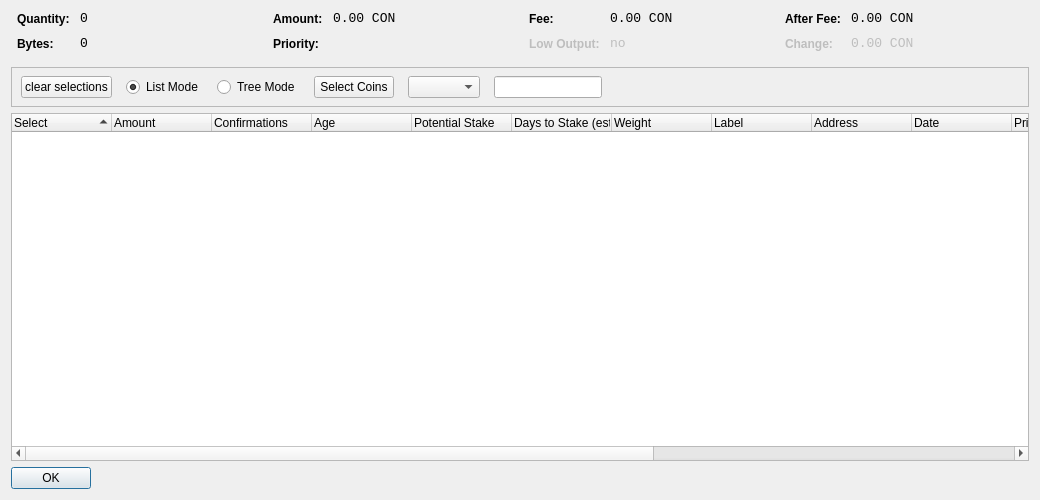
<?xml version="1.0" encoding="UTF-8"?>
<ui version="4.0">
 <class>CoinControlDialog</class>
 <widget class="QDialog" name="CoinControlDialog">
  <property name="geometry">
   <rect>
    <x>0</x>
    <y>0</y>
    <width>1040</width>
    <height>500</height>
   </rect>
  </property>
  <property name="windowTitle">
   <string>Coin Control</string>
  </property>
  <layout class="QVBoxLayout" name="verticalLayout">
   <item>
    <layout class="QHBoxLayout" name="horizontalLayoutTop" stretch="0,0,0,0">
     <property name="topMargin">
      <number>0</number>
     </property>
     <property name="bottomMargin">
      <number>10</number>
     </property>
     <item>
      <layout class="QFormLayout" name="formLayoutCoinControl1">
       <property name="horizontalSpacing">
        <number>10</number>
       </property>
       <property name="verticalSpacing">
        <number>10</number>
       </property>
       <property name="leftMargin">
        <number>6</number>
       </property>
       <property name="rightMargin">
        <number>6</number>
       </property>
       <item row="0" column="0">
        <widget class="QLabel" name="labelCoinControlQuantityText">
         <property name="styleSheet">
          <string notr="true">font-weight:bold;</string>
         </property>
         <property name="text">
          <string>Quantity:</string>
         </property>
        </widget>
       </item>
       <item row="0" column="1">
        <widget class="QLabel" name="labelCoinControlQuantity">
         <property name="font">
          <font>
           <family>Monospace</family>
           <pointsize>10</pointsize>
          </font>
         </property>
         <property name="cursor">
          <cursorShape>IBeamCursor</cursorShape>
         </property>
         <property name="contextMenuPolicy">
          <enum>Qt::ActionsContextMenu</enum>
         </property>
         <property name="text">
          <string>0</string>
         </property>
         <property name="textInteractionFlags">
          <set>Qt::LinksAccessibleByMouse|Qt::TextSelectableByKeyboard|Qt::TextSelectableByMouse</set>
         </property>
        </widget>
       </item>
       <item row="1" column="0">
        <widget class="QLabel" name="labelCoinControlBytesText">
         <property name="styleSheet">
          <string notr="true">font-weight:bold;</string>
         </property>
         <property name="text">
          <string>Bytes:</string>
         </property>
        </widget>
       </item>
       <item row="1" column="1">
        <widget class="QLabel" name="labelCoinControlBytes">
         <property name="font">
          <font>
           <family>Monospace</family>
           <pointsize>10</pointsize>
          </font>
         </property>
         <property name="cursor">
          <cursorShape>IBeamCursor</cursorShape>
         </property>
         <property name="contextMenuPolicy">
          <enum>Qt::ActionsContextMenu</enum>
         </property>
         <property name="text">
          <string>0</string>
         </property>
         <property name="textInteractionFlags">
          <set>Qt::LinksAccessibleByMouse|Qt::TextSelectableByKeyboard|Qt::TextSelectableByMouse</set>
         </property>
        </widget>
       </item>
      </layout>
     </item>
     <item>
      <layout class="QFormLayout" name="formLayoutCoinControl2">
       <property name="horizontalSpacing">
        <number>10</number>
       </property>
       <property name="verticalSpacing">
        <number>10</number>
       </property>
       <property name="leftMargin">
        <number>6</number>
       </property>
       <property name="rightMargin">
        <number>6</number>
       </property>
       <item row="0" column="0">
        <widget class="QLabel" name="labelCoinControlAmountText">
         <property name="styleSheet">
          <string notr="true">font-weight:bold;</string>
         </property>
         <property name="text">
          <string>Amount:</string>
         </property>
        </widget>
       </item>
       <item row="0" column="1">
        <widget class="QLabel" name="labelCoinControlAmount">
         <property name="font">
          <font>
           <family>Monospace</family>
           <pointsize>10</pointsize>
          </font>
         </property>
         <property name="cursor">
          <cursorShape>IBeamCursor</cursorShape>
         </property>
         <property name="contextMenuPolicy">
          <enum>Qt::ActionsContextMenu</enum>
         </property>
         <property name="text">
          <string>0.00 CON</string>
         </property>
         <property name="textInteractionFlags">
          <set>Qt::LinksAccessibleByMouse|Qt::TextSelectableByKeyboard|Qt::TextSelectableByMouse</set>
         </property>
        </widget>
       </item>
       <item row="1" column="0">
        <widget class="QLabel" name="labelCoinControlPriorityText">
         <property name="styleSheet">
          <string notr="true">font-weight:bold;</string>
         </property>
         <property name="text">
          <string>Priority:</string>
         </property>
        </widget>
       </item>
       <item row="1" column="1">
        <widget class="QLabel" name="labelCoinControlPriority">
         <property name="font">
          <font>
           <family>Monospace</family>
           <pointsize>10</pointsize>
          </font>
         </property>
         <property name="cursor">
          <cursorShape>IBeamCursor</cursorShape>
         </property>
         <property name="contextMenuPolicy">
          <enum>Qt::ActionsContextMenu</enum>
         </property>
         <property name="text">
          <string/>
         </property>
         <property name="textInteractionFlags">
          <set>Qt::LinksAccessibleByMouse|Qt::TextSelectableByKeyboard|Qt::TextSelectableByMouse</set>
         </property>
        </widget>
       </item>
      </layout>
     </item>
     <item>
      <layout class="QFormLayout" name="formLayoutCoinControl3">
       <property name="horizontalSpacing">
        <number>10</number>
       </property>
       <property name="verticalSpacing">
        <number>10</number>
       </property>
       <property name="leftMargin">
        <number>6</number>
       </property>
       <property name="rightMargin">
        <number>6</number>
       </property>
       <item row="0" column="0">
        <widget class="QLabel" name="labelCoinControlFeeText">
         <property name="styleSheet">
          <string notr="true">font-weight:bold;</string>
         </property>
         <property name="text">
          <string>Fee:</string>
         </property>
        </widget>
       </item>
       <item row="0" column="1">
        <widget class="QLabel" name="labelCoinControlFee">
         <property name="font">
          <font>
           <family>Monospace</family>
           <pointsize>10</pointsize>
          </font>
         </property>
         <property name="cursor">
          <cursorShape>IBeamCursor</cursorShape>
         </property>
         <property name="contextMenuPolicy">
          <enum>Qt::ActionsContextMenu</enum>
         </property>
         <property name="text">
          <string>0.00 CON</string>
         </property>
         <property name="textInteractionFlags">
          <set>Qt::LinksAccessibleByMouse|Qt::TextSelectableByKeyboard|Qt::TextSelectableByMouse</set>
         </property>
        </widget>
       </item>
       <item row="1" column="0">
        <widget class="QLabel" name="labelCoinControlLowOutputText">
         <property name="enabled">
          <bool>false</bool>
         </property>
         <property name="styleSheet">
          <string notr="true">font-weight:bold;</string>
         </property>
         <property name="text">
          <string>Low Output:</string>
         </property>
        </widget>
       </item>
       <item row="1" column="1">
        <widget class="QLabel" name="labelCoinControlLowOutput">
         <property name="enabled">
          <bool>false</bool>
         </property>
         <property name="font">
          <font>
           <family>Monospace</family>
           <pointsize>10</pointsize>
          </font>
         </property>
         <property name="cursor">
          <cursorShape>IBeamCursor</cursorShape>
         </property>
         <property name="contextMenuPolicy">
          <enum>Qt::ActionsContextMenu</enum>
         </property>
         <property name="text">
          <string>no</string>
         </property>
         <property name="textInteractionFlags">
          <set>Qt::LinksAccessibleByMouse|Qt::TextSelectableByKeyboard|Qt::TextSelectableByMouse</set>
         </property>
        </widget>
       </item>
      </layout>
     </item>
     <item>
      <layout class="QFormLayout" name="formLayoutCoinControl4">
       <property name="fieldGrowthPolicy">
        <enum>QFormLayout::AllNonFixedFieldsGrow</enum>
       </property>
       <property name="horizontalSpacing">
        <number>10</number>
       </property>
       <property name="verticalSpacing">
        <number>10</number>
       </property>
       <property name="leftMargin">
        <number>6</number>
       </property>
       <property name="rightMargin">
        <number>6</number>
       </property>
       <item row="0" column="0">
        <widget class="QLabel" name="labelCoinControlAfterFeeText">
         <property name="styleSheet">
          <string notr="true">font-weight:bold;</string>
         </property>
         <property name="text">
          <string>After Fee:</string>
         </property>
        </widget>
       </item>
       <item row="0" column="1">
        <widget class="QLabel" name="labelCoinControlAfterFee">
         <property name="font">
          <font>
           <family>Monospace</family>
           <pointsize>10</pointsize>
          </font>
         </property>
         <property name="cursor">
          <cursorShape>IBeamCursor</cursorShape>
         </property>
         <property name="contextMenuPolicy">
          <enum>Qt::ActionsContextMenu</enum>
         </property>
         <property name="text">
          <string>0.00 CON</string>
         </property>
         <property name="textInteractionFlags">
          <set>Qt::LinksAccessibleByMouse|Qt::TextSelectableByKeyboard|Qt::TextSelectableByMouse</set>
         </property>
        </widget>
       </item>
       <item row="1" column="0">
        <widget class="QLabel" name="labelCoinControlChangeText">
         <property name="enabled">
          <bool>false</bool>
         </property>
         <property name="styleSheet">
          <string notr="true">font-weight:bold;</string>
         </property>
         <property name="text">
          <string>Change:</string>
         </property>
        </widget>
       </item>
       <item row="1" column="1">
        <widget class="QLabel" name="labelCoinControlChange">
         <property name="enabled">
          <bool>false</bool>
         </property>
         <property name="font">
          <font>
           <family>Monospace</family>
           <pointsize>10</pointsize>
          </font>
         </property>
         <property name="cursor">
          <cursorShape>IBeamCursor</cursorShape>
         </property>
         <property name="contextMenuPolicy">
          <enum>Qt::ActionsContextMenu</enum>
         </property>
         <property name="text">
          <string>0.00 CON</string>
         </property>
         <property name="textInteractionFlags">
          <set>Qt::LinksAccessibleByMouse|Qt::TextSelectableByKeyboard|Qt::TextSelectableByMouse</set>
         </property>
        </widget>
       </item>
      </layout>
     </item>
    </layout>
   </item>
   <item>
    <widget class="QFrame" name="frame">
     <property name="minimumSize">
      <size>
       <width>0</width>
       <height>40</height>
      </size>
     </property>
     <property name="frameShape">
      <enum>QFrame::StyledPanel</enum>
     </property>
     <property name="frameShadow">
      <enum>QFrame::Sunken</enum>
     </property>
     <widget class="QWidget" name="horizontalLayoutWidget">
      <property name="geometry">
       <rect>
        <x>10</x>
        <y>0</y>
        <width>781</width>
        <height>41</height>
       </rect>
      </property>
      <layout class="QHBoxLayout" name="horizontalLayoutPanel" stretch="0,0,0,0,0,0,0">
       <property name="spacing">
        <number>14</number>
       </property>
       <item>
        <widget class="QPushButton" name="pushButtonSelectAll">
         <property name="sizePolicy">
          <sizepolicy hsizetype="Maximum" vsizetype="Fixed">
           <horstretch>0</horstretch>
           <verstretch>0</verstretch>
          </sizepolicy>
         </property>
         <property name="text">
          <string>clear selections</string>
         </property>
        </widget>
       </item>
       <item>
        <widget class="QRadioButton" name="radioListMode">
         <property name="sizePolicy">
          <sizepolicy hsizetype="Maximum" vsizetype="Fixed">
           <horstretch>0</horstretch>
           <verstretch>0</verstretch>
          </sizepolicy>
         </property>
         <property name="text">
          <string>List Mode</string>
         </property>
         <property name="checked">
          <bool>true</bool>
         </property>
        </widget>
       </item>
       <item>
        <widget class="QRadioButton" name="radioTreeMode">
         <property name="sizePolicy">
          <sizepolicy hsizetype="Maximum" vsizetype="Fixed">
           <horstretch>0</horstretch>
           <verstretch>0</verstretch>
          </sizepolicy>
         </property>
         <property name="text">
          <string>Tree Mode</string>
         </property>
        </widget>
       </item>
       <item>
        <widget class="QPushButton" name="pushButtonCustomCC">
         <property name="text">
          <string>Select Coins</string>
         </property>
        </widget>
       </item>
       <item>
        <widget class="QComboBox" name="QComboBoxFilterCoins"/>
       </item>
       <item>
        <widget class="QLineEdit" name="lineEditCustomCC">
         <property name="enabled">
          <bool>true</bool>
         </property>
         <property name="sizePolicy">
          <sizepolicy hsizetype="Fixed" vsizetype="Fixed">
           <horstretch>0</horstretch>
           <verstretch>0</verstretch>
          </sizepolicy>
         </property>
         <property name="baseSize">
          <size>
           <width>50</width>
           <height>0</height>
          </size>
         </property>
        </widget>
       </item>
       <item>
        <spacer name="horizontalSpacer">
         <property name="orientation">
          <enum>Qt::Horizontal</enum>
         </property>
         <property name="sizeHint" stdset="0">
          <size>
           <width>40</width>
           <height>20</height>
          </size>
         </property>
        </spacer>
       </item>
      </layout>
     </widget>
    </widget>
   </item>
   <item>
    <widget class="CoinControlTreeWidget" name="treeWidget">
     <property name="contextMenuPolicy">
      <enum>Qt::CustomContextMenu</enum>
     </property>
     <property name="sortingEnabled">
      <bool>false</bool>
     </property>
     <property name="columnCount">
      <number>16</number>
     </property>
     <attribute name="headerShowSortIndicator" stdset="0">
      <bool>true</bool>
     </attribute>
     <attribute name="headerStretchLastSection">
      <bool>false</bool>
     </attribute>
     <column>
      <property name="text">
       <string>Select</string> /** checkbox **/
      </property>
     </column>
     <column>
      <property name="text">
       <string>Amount</string> /** amount **/
      </property>
     </column>
     <column>
      <property name="text">
       <string>Confirmations</string> /** confs **/
      </property>
      <property name="toolTip">
       <string>Confirmed</string>
      </property>
     </column>
     <column>
      <property name="text">
       <string>Age</string> /** age **/
      </property>
     </column>
	 
	 <column>
      <property name="text">
       <string>Potential Stake</string> /** potential stake **/
      </property>
     </column>
	 <column>
      <property name="text">
       <string>Days to Stake (est.)</string> /** stake time estimate **/
      </property>
     </column>
     <column>
      <property name="text">
       <string>Weight</string> /** weight **/
      </property>
     </column>
     <column>
      <property name="text">
       <string>Label</string> /** label **/
      </property>
     </column>
     <column>
      <property name="text">
       <string>Address</string> /** address **/
      </property>
     </column>
     <column>
      <property name="text">
       <string>Date</string> /** date **/
      </property>
     </column>
     <column>
      <property name="text">
       <string>Priority</string> /** priority **/
      </property>
     </column>
	 <column>
      <property name="text"> /** age int 64 invisible **/
       <string/>
      </property>
     </column>
	 <column>
      <property name="text"> /** pot stake int 64 invisible **/
       <string/>
      </property>
     </column>
     <column>
      <property name="text">
       <string/>
      </property>
     </column>
     <column>
      <property name="text">
       <string/>
      </property>
     </column>
     <column>
      <property name="text">
       <string/>
      </property>
     </column>
     <column>
      <property name="text">
       <string/>
      </property>
     </column>
    </widget>
   </item>
   <item>
    <widget class="QDialogButtonBox" name="buttonBox">
     <property name="sizePolicy">
      <sizepolicy hsizetype="Maximum" vsizetype="Fixed">
       <horstretch>0</horstretch>
       <verstretch>0</verstretch>
      </sizepolicy>
     </property>
     <property name="orientation">
      <enum>Qt::Horizontal</enum>
     </property>
     <property name="standardButtons">
      <set>QDialogButtonBox::Ok</set>
     </property>
    </widget>
   </item>
  </layout>
 </widget>
 <customwidgets>
  <customwidget>
   <class>CoinControlTreeWidget</class>
   <extends>QTreeWidget</extends>
   <header>coincontroltreewidget.h</header>
  </customwidget>
 </customwidgets>
 <resources/>
 <connections/>
</ui>
